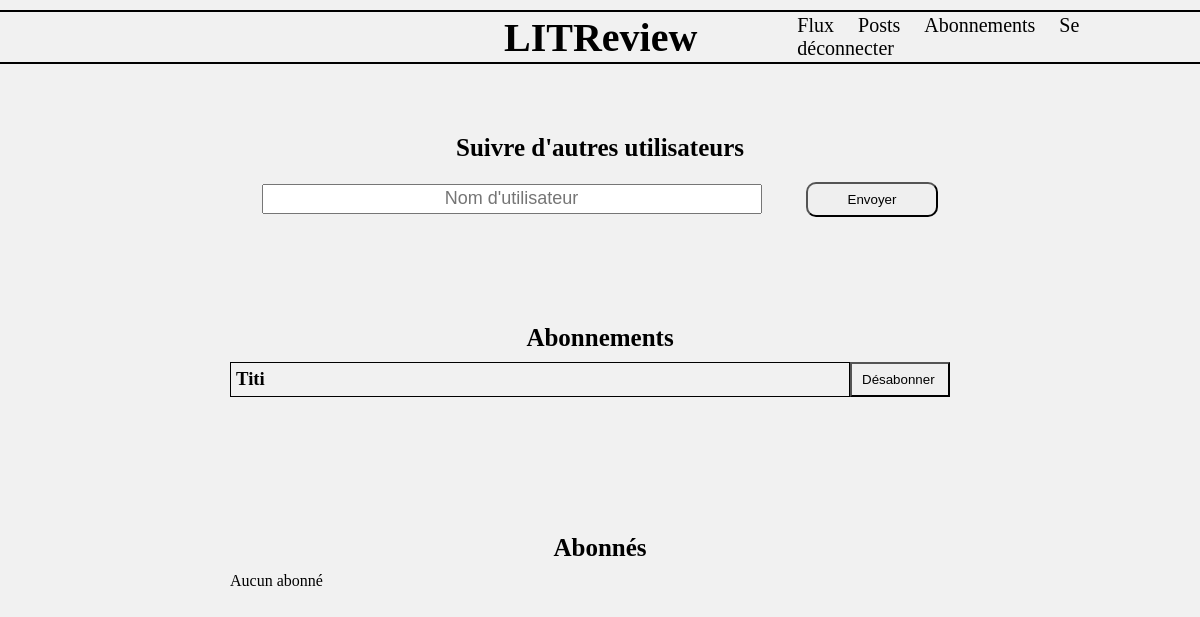
The app's page /subscriptions (signed in), older data.
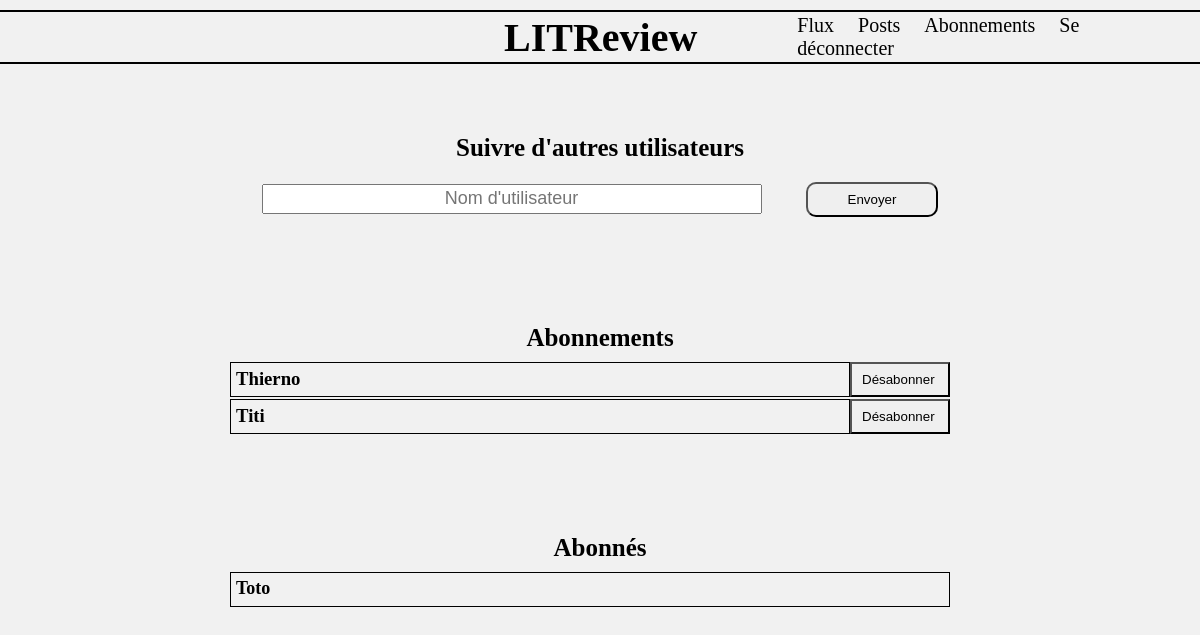
The same page, newer data.
### authentication/models.py (models this page shows)
class UserFollows(models.Model):
    user = models.ForeignKey(
        to=settings.AUTH_USER_MODEL,
        on_delete=models.CASCADE,
        related_name='following',
    )
    followed_user = models.ForeignKey(
        to=settings.AUTH_USER_MODEL,
        on_delete=models.CASCADE,
        related_name='followed_by',
    )
    def __str__(self):
        return f'{self.followed_user.username}'
    class Meta:
        unique_together = (
            'user',
            'followed_user',
        )

class User(AbstractUser):
    def __str__(self):
        return f'{self.username}'

### authentication/views.py (the view, shortened to what this page needs)
class SubscriptionView(View):
    template = 'authentication/subscription.html'
    form = SubscriptionForm
    def get(self, request):
        form = self.form()
        current_user = request.user
        subscriptions, subscribers = [], []
        for subscription in UserFollows.objects.all():
            if subscription.user == current_user:
                subscriptions.append(subscription)
            if subscription.followed_user == current_user:
                subscribers.append(subscription)
        context = {
            'form': form,
            'current_user': current_user,
            'subscriptions': subscriptions,
            'subscribers': subscribers,
        }
        return render(
            request,
            self.template,
            context=context,
        )

### authentication/forms.py
class SubscriptionForm(forms.Form):
    username = forms.CharField(
        max_length=50,
        label=False,
        widget=forms.TextInput(
            attrs={
                'class': 'textbox textbox_subscription_username',
                'placeholder': 'Nom d\'utilisateur',
            }
        ),
    )

### authentication/templates/authentication/subscription.html (shortened to what this page needs)
{% extends "base.html" %}
{% block content %}
    <div class="followers">
        <section class="users_follows">
            <h2>Suivre d'autres utilisateurs</h2>
            <form method="POST">
                {{ form }}
                <input class="btn" type="submit" value="Envoyer">
            </form>
        </section>
        <section class="subscription">
            <h2 class="subscription__title">Abonnements</h2>
            <ul>
                {% for subscription in subscriptions %}
                <li>
                    <div class="subscription_items">
                        <h3 class="subscription_name">{{ subscription.followed_user }}</h3>
                        <a href="{% url 'unsubscribe' subscription.id %}"><button class="btn subscription_name__btn" type='button'>Désabonner</button></a>
                    </div>
                </li>
                {% empty %}
                <p>Aucun abonnement</p>
                {% endfor %}
            </ul>
        </section>
        <section class="subscribers">
            <h2 class="subscription__title">Abonnés</h2>
            <ul>
                {% for user in subscribers %}
                    <li class="subscribers__username">{{ user }}</li>
                {% empty %}
                    <p>Aucun abonné</p>
                {% endfor %}
            </ul>
        </section>
    </div>
{% endblock %}

### templates/base.html (shortened to what this page needs)
{% load static %}
<!DOCTYPE html>
<html lang="fr">
    <head>
        <link rel="stylesheet" href="{% static 'style.css' %}" type="text/css" media="all">
    </head>
    <body>
        <header>
            <div class="title">
                <h1>LITReview</h1>
            </div>
            <nav class="nav">
                {% if user.is_authenticated %}
                    <a class="nav_link" href="{% url 'home' %}">Flux</a>
                    <a class="nav_link" href="{% url 'posts' %}">Posts</a>
                    <a class="nav_link" href="{% url 'subscriptions' %}">Abonnements</a>
                    <a class="nav_link" href="{% url 'logout' %}">Se déconnecter</a>
                {% endif %}
            </nav>
        </header>
        <main>
            <div class="content">
                {% block content %}{% endblock content %}
            </div>
        </main>
    </body>
</html>

### static/style.css (style rules this page uses)
body { background: #f1f1f1; }
header { width: 100%; display: flex; align-items: center; padding: 10px, 15px; border-bottom: 2px solid; border-top: 2px solid; margin-top: 10px; margin-bottom: 10px; }
h1 { font-size: 40px; font-weight: 800; }
h2 { font-size: 25px; font-weight: 700; }
.textbox { width: 400px; height: 30px; text-align: center; font-size: 18px; }
.btn { width: auto; padding: 8px 40px; border-radius: 10px; cursor: pointer; margin-top: 20px; }
.title { height: 50px; margin-left: 42%; display: flex; align-items: center; padding-right: 100px; }
.nav_link { text-decoration: none; color: black; font-size: 20px; padding-right: 20px; cursor: pointer; }
.followers { max-width: 900px; margin: 0 auto; padding: 10px; display:flex; flex-direction: column; }
.users_follows { height: 180px; margin: 0 auto; padding: 30px; margin-top: 20px; text-align: center; }
.subscription { min-height: 200px; width: 800px; margin: 0 auto; padding: 30px; padding-bottom: 10px; margin-top: 10px; }
.subscription__title { text-align: center; padding-bottom: 10px; }
.subscription_items { display: flex; padding-bottom: 2px; }
.subscription_name { width: 620px; height: 35px; border: 1px black solid; padding-top: 5px; padding-left: 5px; }
.subscription li { list-style-type: none; }
.textbox_subscription_username { width: 500px; margin-right: 40px; }
.subscription_name__btn { margin: 0; border-radius: 0; width: 100px; padding-left: 10px; }
.subscribers { min-height: 200px; width: 800px; margin: 0 auto; padding: 30px; padding-bottom: 10px; margin-top: 10px; }
.subscribers__username { width: 720px; height: 35px; font-weight: 600; font-size: 18px; border: 1px black solid; margin-bottom: 2px; padding-left: 5px; padding-top: 5px; list-style-type: none; }

Row changes from the older to the newer data that the page shows:
added UserFollows: followed_user "Thierno", shown under "Abonnements"
added UserFollows: followed_user.username "Toto", shown under "Abonnés"
Text that changed along with them:
text no longer shown: "Aucun abonné"
